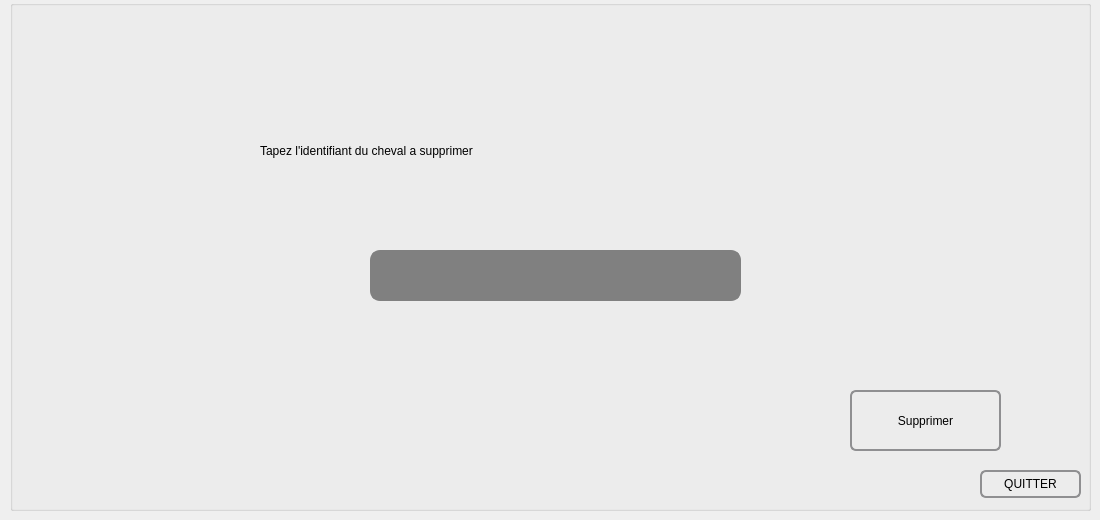
        <widget class="QWidget" name="tab_11">
         <attribute name="title">
          <string>Supprimer</string>
         </attribute>
         <widget class="QGroupBox" name="groupBox_9">
          <property name="geometry">
           <rect>
            <x>10</x>
            <y>0</y>
            <width>1081</width>
            <height>511</height>
           </rect>
          </property>
          <property name="title">
           <string/>
          </property>
          <widget class="QLineEdit" name="Id_cheval2">
           <property name="geometry">
            <rect>
             <x>360</x>
             <y>250</y>
             <width>371</width>
             <height>51</height>
            </rect>
           </property>
           <property name="styleSheet">
            <string notr="true">QLineEdit {
    border: 2px solid gray;
    border-radius: 10px;
    padding: 0 8px;
    background: grey;
    selection-background-color: darkgray;
}
</string>
           </property>
          </widget>
          <widget class="QLabel" name="label_34">
           <property name="geometry">
            <rect>
             <x>250</x>
             <y>130</y>
             <width>591</width>
             <height>41</height>
            </rect>
           </property>
           <property name="styleSheet">
            <string notr="true">font: 25 20pt &quot;Footlight MT Light&quot;;</string>
           </property>
           <property name="text">
            <string>Tapez l'identifiant du cheval a supprimer</string>
           </property>
          </widget>
          <widget class="QPushButton" name="supprimer_plann">
           <property name="geometry">
            <rect>
             <x>840</x>
             <y>390</y>
             <width>151</width>
             <height>61</height>
            </rect>
           </property>
           <property name="styleSheet">
            <string notr="true">QPushButton {
    border: 2px solid #8f8f91;
    border-radius: 6px;
    background-color: qlineargradient(x1: 0, y1: 0, x2: 0, y2: 1,
                                      stop: 0 #f6f7fa, stop: 1 #dadbde);
    min-width: 80px;
}

QPushButton:pressed {
    background-color: qlineargradient(x1: 0, y1: 0, x2: 0, y2: 1,
                                      stop: 0 #dadbde, stop: 1 #f6f7fa);
}

QPushButton:flat {
    border: none; /* no border for a flat push button */
}

QPushButton:default {
    border-color: navy; /* make the default button prominent */
}</string>
           </property>
           <property name="text">
            <string>Supprimer</string>
           </property>
           <property name="icon">
            <iconset resource="imagee.qrc">
             <normaloff>:/delete.png</normaloff>:/delete.png</iconset>
           </property>
          </widget>
          <widget class="QPushButton" name="QUITTER_5">
           <property name="geometry">
            <rect>
             <x>970</x>
             <y>470</y>
             <width>101</width>
             <height>28</height>
            </rect>
           </property>
           <property name="styleSheet">
            <string notr="true">QPushButton {
    border: 2px solid #8f8f91;
    border-radius: 6px;
    background-color: qlineargradient(x1: 0, y1: 0, x2: 0, y2: 1,
                                      stop: 0 #f6f7fa, stop: 1 #dadbde);
    min-width: 80px;
}

QPushButton:pressed {
    background-color: qlineargradient(x1: 0, y1: 0, x2: 0, y2: 1,
                                      stop: 0 #dadbde, stop: 1 #f6f7fa);
}

QPushButton:flat {
    border: none; /* no border for a flat push button */
}

QPushButton:default {
    border-color: navy; /* make the default button prominent */
}</string>
           </property>
           <property name="text">
            <string>QUITTER</string>
           </property>
           <property name="icon">
            <iconset resource="imagee.qrc">
             <normaloff>:/quitter.png</normaloff>:/quitter.png</iconset>
           </property>
          </widget>
          <widget class="QLabel" name="label_47">
           <property name="geometry">
            <rect>
             <x>960</x>
             <y>30</y>
             <width>91</width>
             <height>81</height>
            </rect>
           </property>
           <property name="styleSheet">
            <string notr="true">image: url(:/delete.png);</string>
           </property>
           <property name="text">
            <string/>
           </property>
          </widget>
         </widget>
        </widget>
